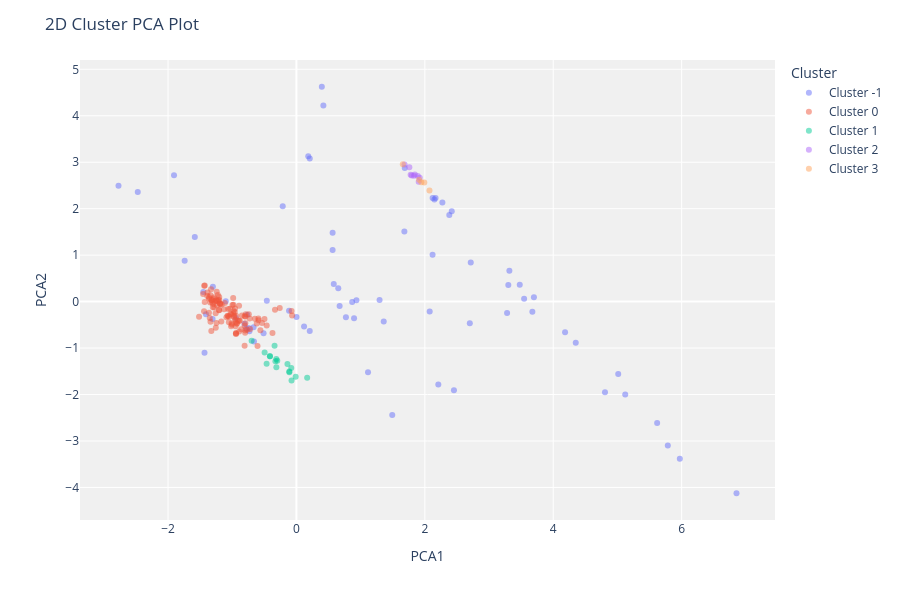
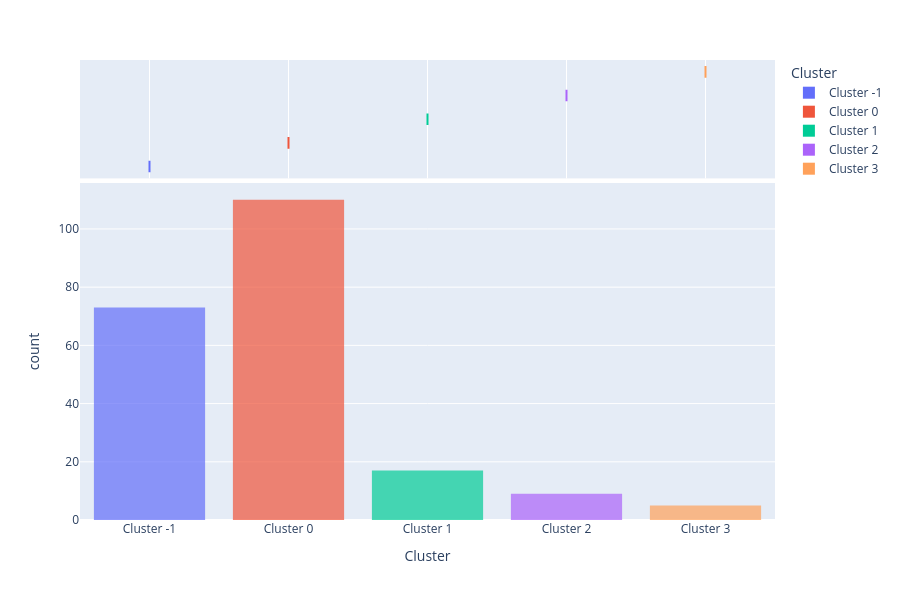

Write notebook code for charts like these, in order.
### Markdown cell above
## 4. Visualization
PyCaret provides easy plotting functions.

### Code cell
# 2D Plot (PCA)
plot_model(dbscan, plot='cluster')

# Distribution Plot
plot_model(dbscan, plot='distribution')

### Figure 1 — Plotly figure (JSON) as saved in the notebook; plotly's stock layout.template omitted (floating-point values rounded to 4 significant figures)
{"data": [{"customdata": [[1.521], [1.522], [1.519], [1.515], [1.522], [1.519], [1.518], [1.518], [1.518], [1.526], [1.522], [1.52], [1.521], [1.521], [1.517], [1.528], [1.527], [1.527], [1.518], [1.522], [1.534], [1.525], [1.524], [1.527], [1.518], [1.517], [1.517], [1.517], [1.514], [1.516], [1.522], [1.518], [1.52], [1.52], [1.516], [1.516], [1.518], [1.515], [1.517], [1.515], [1.516], [1.515], [1.516], [1.516], [1.524], [1.522], [1.518], [1.511], [1.511], [1.52], [1.519], [1.519], [1.513], [1.519], [1.518], [1.519], [1.519], [1.521], [1.521], [1.52], [1.513], [1.513], [1.524], [1.517], [1.516], [1.531], [1.519], [1.519], [1.52], [1.518], [1.518], [1.52], [1.519]], "hovertemplate": "Cluster=Cluster -1<br>PCA1=%{x}<br>PCA2=%{y}<br>Feature=%{customdata[0]}<extra></extra>", "legendgroup": "Cluster -1", "marker": {"color": "#636efa", "opacity": 0.5, "symbol": "circle"}, "mode": "markers", "name": "Cluster -1", "orientation": "v", "showlegend": true, "textposition": "top center", "type": "scatter", "x": [-1.431, 2.21, 1.36, -1.906, -0.6617, -0.668, -0.7315, -0.9438, -1.409, 5.012, 2.701, 2.076, 0.8681, 0.8978, -1.45, 5.619, 5.972, 5.785, 3.3, 3.699, 6.855, 4.806, 1.115, 1.493, 0.2074, 0.1193, -0.4613, -0.5116, -1.583, -1.301, 2.454, -1.306, 3.675, 3.547, 2.274, 2.419, 0.4195, 1.687, 1.682, 2.167, 2.381, 2.149, 2.122, 0.5637, 0.5639, 0.9343, -2.471, -2.771, 0.3958, 3.479, 3.317, 2.121, -0.2133, 0.6517, 0.5815, 0.7708, 0.673, 3.281, 1.295, 4.351, 0.1842, 0.2076, 4.184, 2.715, -1.741, 5.121, -0.8083, -0.7808, -0.7436, 0.001727, -0.115, -0.7658, -1.101], "xaxis": "x", "y": [-1.102, -1.783, -0.4284, 2.719, -0.857, -0.5544, -0.6366, -0.3549, -0.27, -1.558, -0.4675, -0.2131, -0.008918, -0.3566, 0.2046, -2.612, -3.383, -3.096, 0.3589, 0.09257, -4.125, -1.953, -1.523, -2.44, -0.6317, -0.5362, 0.01989, -0.6823, 1.39, 0.318, -1.908, -0.3768, -0.2192, 0.05967, 2.131, 1.942, 4.221, 2.878, 1.509, 2.229, 1.864, 2.197, 2.23, 1.113, 1.48, 0.03126, 2.359, 2.492, 4.624, 0.3637, 0.6623, 1.01, 2.055, 0.2863, 0.3771, -0.3345, -0.0965, -0.2432, 0.0333, -0.8833, 3.129, 3.081, -0.6593, 0.8404, 0.8785, -2.0, -0.474, -0.5853, -0.57, -0.3315, -0.1989, -0.285, 0.009139], "yaxis": "y"}, {"customdata": [[1.517], [1.516], [1.517], [1.516], [1.518], [1.518], [1.517], [1.517], [1.517], [1.517], [1.517], [1.516], [1.517], [1.517], [1.518], [1.518], [1.518], [1.518], [1.518], [1.518], [1.518], [1.518], [1.523], [1.519], [1.517], [1.516], [1.517], [1.518], [1.517], [1.518], [1.517], [1.518], [1.518], [1.517], [1.518], [1.518], [1.518], [1.517], [1.519], [1.518], [1.518], [1.516], [1.519], [1.518], [1.518], [1.518], [1.518], [1.518], [1.518], [1.517], [1.516], [1.517], [1.518], [1.519], [1.522], [1.519], [1.516], [1.518], [1.516], [1.516], [1.516], [1.516], [1.516], [1.516], [1.516], [1.516], [1.516], [1.516], [1.516], [1.516], [1.516], [1.516], [1.516], [1.516], [1.516], [1.516], [1.517], [1.518], [1.516], [1.518], [1.517], [1.517], [1.516], [1.519], [1.517], [1.517], [1.517], [1.518], [1.517], [1.517], [1.516], [1.518], [1.518], [1.518], [1.519], [1.516], [1.518], [1.519], [1.518], [1.518], [1.518], [1.512], [1.518], [1.518], [1.517], [1.518], [1.518], [1.518], [1.519], [1.518]], "hovertemplate": "Cluster=Cluster 0<br>PCA1=%{x}<br>PCA2=%{y}<br>Feature=%{customdata[0]}<extra></extra>", "legendgroup": "Cluster 0", "marker": {"color": "#EF553B", "opacity": 0.5, "symbol": "circle"}, "mode": "markers", "name": "Cluster 0", "orientation": "v", "showlegend": true, "textposition": "top center", "type": "scatter", "x": [-0.956, -0.9416, -1.017, -1.063, -0.7703, -0.9425, -0.4977, -1.114, -1.127, -1.32, -1.215, -1.2, -1.361, -1.28, -1.245, -1.256, -1.439, -0.7959, -1.516, -0.7901, -1.018, -0.7218, -0.5894, -1.09, -1.064, -0.9818, -0.983, -0.9486, -0.8913, -0.9307, -0.9775, -0.9555, -0.9594, -0.9697, -0.9262, -0.9366, -0.8601, -0.9137, -0.5615, -0.8826, -0.7983, -0.8488, -0.7291, -0.8067, -1.049, -0.4632, -0.592, -0.648, -1.011, -0.7418, -0.8068, -0.799, -0.8895, -0.6178, -1.052, -1.004, -1.034, -0.8069, -1.195, -1.187, -1.202, -1.223, -1.165, -1.251, -1.247, -1.329, -1.282, -0.8934, -1.295, -1.297, -1.319, -1.361, -1.389, -1.385, -1.454, -1.302, -1.312, -1.258, -1.427, -1.437, -1.237, -0.948, -0.9854, -0.7949, -1.241, -1.223, -1.276, -1.17, -1.338, -1.344, -1.188, -1.339, -1.35, -1.325, -1.362, -0.9961, -1.074, -0.373, -0.06701, -1.203, -0.0754, -1.028, -0.974, -1.429, -0.2601, -0.3341, -1.205, -0.6058, -0.5367, -0.9392], "xaxis": "x", "y": [-0.1486, -0.6968, -0.2696, -0.1586, -0.6078, -0.6868, -0.3724, -0.02855, -0.1639, 0.02956, 0.02876, 0.03232, 0.09274, -0.1263, -0.4593, -0.5653, -0.209, -0.4676, -0.3264, -0.2728, -0.5304, -0.5921, -0.4005, -0.3346, -0.3114, -0.07001, -0.2565, -0.4409, -0.6415, -0.4713, -0.2045, -0.3872, -0.2256, -0.3073, -0.4723, -0.3098, -0.596, -0.4087, -0.619, -0.4133, -0.6229, -0.2992, -0.3655, -0.5154, -0.3242, -0.5136, -0.3616, -0.371, -0.4685, -0.2735, -0.3167, -0.6711, -0.4115, -0.4693, -0.4448, -0.4984, -0.1525, -0.9513, -0.0367, -0.05732, 0.09767, 0.1398, -0.06268, 0.02792, 0.02062, 0.2683, 0.09487, -0.09162, 0.06079, -0.05049, 0.03464, 0.06365, 0.1205, 0.1986, 0.1629, -0.1224, -0.0184, -0.2491, 0.3457, 0.3436, -0.07808, -0.5293, 0.07598, -0.3203, 0.2109, 0.007164, -0.004992, -0.4264, 0.1388, -0.0188, -0.04864, -0.4337, -0.3554, -0.6303, -0.241, -0.0731, -0.3049, -0.6748, -0.2977, -0.1817, -0.2005, -0.2697, -0.331, -0.006589, -0.1401, -0.173, -0.1846, -0.9552, -0.4587, -0.678], "yaxis": "y"}, {"customdata": [[1.522], [1.522], [1.522], [1.522], [1.523], [1.522], [1.522], [1.522], [1.523], [1.522], [1.521], [1.522], [1.527], [1.521], [1.522], [1.521], [1.522]], "hovertemplate": "Cluster=Cluster 1<br>PCA1=%{x}<br>PCA2=%{y}<br>Feature=%{customdata[0]}<extra></extra>", "legendgroup": "Cluster 1", "marker": {"color": "#00cc96", "opacity": 0.5, "symbol": "circle"}, "mode": "markers", "name": "Cluster 1", "orientation": "v", "showlegend": true, "textposition": "top center", "type": "scatter", "x": [-0.1102, -0.4125, -0.111, -0.08035, 0.1672, -0.3274, -0.2982, -0.6976, -0.01181, -0.4644, -0.3129, -0.4125, -0.1397, -0.4955, -0.3127, -0.3404, -0.07611], "xaxis": "x", "y": [-1.523, -1.176, -1.504, -1.43, -1.641, -1.285, -1.274, -0.8406, -1.618, -1.338, -1.233, -1.176, -1.341, -1.097, -1.415, -0.9511, -1.698], "yaxis": "y"}, {"customdata": [[1.517], [1.521], [1.517], [1.516], [1.517], [1.517], [1.517], [1.517], [1.517]], "hovertemplate": "Cluster=Cluster 2<br>PCA1=%{x}<br>PCA2=%{y}<br>Feature=%{customdata[0]}<extra></extra>", "legendgroup": "Cluster 2", "marker": {"color": "#ab63fa", "opacity": 0.5, "symbol": "circle"}, "mode": "markers", "name": "Cluster 2", "orientation": "v", "showlegend": true, "textposition": "top center", "type": "scatter", "x": [1.845, 1.779, 1.759, 1.921, 1.891, 1.684, 1.796, 1.831, 1.905], "xaxis": "x", "y": [2.736, 2.731, 2.891, 2.664, 2.701, 2.953, 2.715, 2.709, 2.579], "yaxis": "y"}, {"customdata": [[1.515], [1.516], [1.517], [1.516], [1.516]], "hovertemplate": "Cluster=Cluster 3<br>PCA1=%{x}<br>PCA2=%{y}<br>Feature=%{customdata[0]}<extra></extra>", "legendgroup": "Cluster 3", "marker": {"color": "#FFA15A", "opacity": 0.5, "symbol": "circle"}, "mode": "markers", "name": "Cluster 3", "orientation": "v", "showlegend": true, "textposition": "top center", "type": "scatter", "x": [1.657, 1.992, 2.072, 1.946, 1.911], "xaxis": "x", "y": [2.957, 2.562, 2.389, 2.57, 2.625], "yaxis": "y"}], "layout": {"height": 600, "legend": {"title": {"text": "Cluster"}, "tracegroupgap": 0}, "margin": {"t": 60}, "plot_bgcolor": "rgb(240,240,240)", "title": {"text": "2D Cluster PCA Plot"}, "xaxis": {"anchor": "y", "domain": [0, 1], "title": {"text": "PCA1"}}, "yaxis": {"anchor": "x", "domain": [0, 1], "title": {"text": "PCA2"}}}}

### Figure 2 — Plotly figure (JSON) as saved in the notebook; plotly's stock layout.template omitted (floating-point values rounded to 4 significant figures; data arrays with more than 128 entries replaced by an {"elided": "..."} marker saying what was removed)
{"data": [{"bingroup": "x", "hovertemplate": "Cluster=%{x}<br>count=%{y}<extra></extra>", "legendgroup": "Cluster -1", "marker": {"color": "#636efa", "opacity": 0.7, "pattern": {"shape": ""}}, "name": "Cluster -1", "orientation": "v", "showlegend": true, "type": "histogram", "x": ["Cluster -1", "Cluster -1", "Cluster -1", "Cluster -1", "Cluster -1", "Cluster -1", "Cluster -1", "Cluster -1", "Cluster -1", "Cluster -1", "Cluster -1", "Cluster -1", "Cluster -1", "Cluster -1", "Cluster -1", "Cluster -1", "Cluster -1", "Cluster -1", "Cluster -1", "Cluster -1", "Cluster -1", "Cluster -1", "Cluster -1", "Cluster -1", "Cluster -1", "Cluster -1", "Cluster -1", "Cluster -1", "Cluster -1", "Cluster -1", "Cluster -1", "Cluster -1", "Cluster -1", "Cluster -1", "Cluster -1", "Cluster -1", "Cluster -1", "Cluster -1", "Cluster -1", "Cluster -1", "Cluster -1", "Cluster -1", "Cluster -1", "Cluster -1", "Cluster -1", "Cluster -1", "Cluster -1", "Cluster -1", "Cluster -1", "Cluster -1", "Cluster -1", "Cluster -1", "Cluster -1", "Cluster -1", "Cluster -1", "Cluster -1", "Cluster -1", "Cluster -1", "Cluster -1", "Cluster -1", "Cluster -1", "Cluster -1", "Cluster -1", "Cluster -1", "Cluster -1", "Cluster -1", "Cluster -1", "Cluster -1", "Cluster -1", "Cluster -1", "Cluster -1", "Cluster -1", "Cluster -1"], "xaxis": "x", "yaxis": "y"}, {"customdata": {"elided": "73x9 float values"}, "hovertemplate": "Cluster=%{x}<br>RI=%{customdata[0]}<br>Na=%{customdata[1]}<br>Mg=%{customdata[2]}<br>Al=%{customdata[3]}<br>Si=%{customdata[4]}<br>K=%{customdata[5]}<br>Ca=%{customdata[6]}<br>Ba=%{customdata[7]}<br>Fe=%{customdata[8]}<extra></extra>", "legendgroup": "Cluster -1", "marker": {"color": "#636efa"}, "name": "Cluster -1", "notched": true, "showlegend": false, "type": "box", "x": ["Cluster -1", "Cluster -1", "Cluster -1", "Cluster -1", "Cluster -1", "Cluster -1", "Cluster -1", "Cluster -1", "Cluster -1", "Cluster -1", "Cluster -1", "Cluster -1", "Cluster -1", "Cluster -1", "Cluster -1", "Cluster -1", "Cluster -1", "Cluster -1", "Cluster -1", "Cluster -1", "Cluster -1", "Cluster -1", "Cluster -1", "Cluster -1", "Cluster -1", "Cluster -1", "Cluster -1", "Cluster -1", "Cluster -1", "Cluster -1", "Cluster -1", "Cluster -1", "Cluster -1", "Cluster -1", "Cluster -1", "Cluster -1", "Cluster -1", "Cluster -1", "Cluster -1", "Cluster -1", "Cluster -1", "Cluster -1", "Cluster -1", "Cluster -1", "Cluster -1", "Cluster -1", "Cluster -1", "Cluster -1", "Cluster -1", "Cluster -1", "Cluster -1", "Cluster -1", "Cluster -1", "Cluster -1", "Cluster -1", "Cluster -1", "Cluster -1", "Cluster -1", "Cluster -1", "Cluster -1", "Cluster -1", "Cluster -1", "Cluster -1", "Cluster -1", "Cluster -1", "Cluster -1", "Cluster -1", "Cluster -1", "Cluster -1", "Cluster -1", "Cluster -1", "Cluster -1", "Cluster -1"], "xaxis": "x2", "yaxis": "y2"}, {"bingroup": "x", "hovertemplate": "Cluster=%{x}<br>count=%{y}<extra></extra>", "legendgroup": "Cluster 0", "marker": {"color": "#EF553B", "opacity": 0.7, "pattern": {"shape": ""}}, "name": "Cluster 0", "orientation": "v", "showlegend": true, "type": "histogram", "x": ["Cluster 0", "Cluster 0", "Cluster 0", "Cluster 0", "Cluster 0", "Cluster 0", "Cluster 0", "Cluster 0", "Cluster 0", "Cluster 0", "Cluster 0", "Cluster 0", "Cluster 0", "Cluster 0", "Cluster 0", "Cluster 0", "Cluster 0", "Cluster 0", "Cluster 0", "Cluster 0", "Cluster 0", "Cluster 0", "Cluster 0", "Cluster 0", "Cluster 0", "Cluster 0", "Cluster 0", "Cluster 0", "Cluster 0", "Cluster 0", "Cluster 0", "Cluster 0", "Cluster 0", "Cluster 0", "Cluster 0", "Cluster 0", "Cluster 0", "Cluster 0", "Cluster 0", "Cluster 0", "Cluster 0", "Cluster 0", "Cluster 0", "Cluster 0", "Cluster 0", "Cluster 0", "Cluster 0", "Cluster 0", "Cluster 0", "Cluster 0", "Cluster 0", "Cluster 0", "Cluster 0", "Cluster 0", "Cluster 0", "Cluster 0", "Cluster 0", "Cluster 0", "Cluster 0", "Cluster 0", "Cluster 0", "Cluster 0", "Cluster 0", "Cluster 0", "Cluster 0", "Cluster 0", "Cluster 0", "Cluster 0", "Cluster 0", "Cluster 0", "Cluster 0", "Cluster 0", "Cluster 0", "Cluster 0", "Cluster 0", "Cluster 0", "Cluster 0", "Cluster 0", "Cluster 0", "Cluster 0", "Cluster 0", "Cluster 0", "Cluster 0", "Cluster 0", "Cluster 0", "Cluster 0", "Cluster 0", "Cluster 0", "Cluster 0", "Cluster 0", "Cluster 0", "Cluster 0", "Cluster 0", "Cluster 0", "Cluster 0", "Cluster 0", "Cluster 0", "Cluster 0", "Cluster 0", "Cluster 0", "Cluster 0", "Cluster 0", "Cluster 0", "Cluster 0", "Cluster 0", "Cluster 0", "Cluster 0", "Cluster 0", "Cluster 0", "Cluster 0"], "xaxis": "x", "yaxis": "y"}, {"customdata": {"elided": "110x9 float values"}, "hovertemplate": "Cluster=%{x}<br>RI=%{customdata[0]}<br>Na=%{customdata[1]}<br>Mg=%{customdata[2]}<br>Al=%{customdata[3]}<br>Si=%{customdata[4]}<br>K=%{customdata[5]}<br>Ca=%{customdata[6]}<br>Ba=%{customdata[7]}<br>Fe=%{customdata[8]}<extra></extra>", "legendgroup": "Cluster 0", "marker": {"color": "#EF553B"}, "name": "Cluster 0", "notched": true, "showlegend": false, "type": "box", "x": ["Cluster 0", "Cluster 0", "Cluster 0", "Cluster 0", "Cluster 0", "Cluster 0", "Cluster 0", "Cluster 0", "Cluster 0", "Cluster 0", "Cluster 0", "Cluster 0", "Cluster 0", "Cluster 0", "Cluster 0", "Cluster 0", "Cluster 0", "Cluster 0", "Cluster 0", "Cluster 0", "Cluster 0", "Cluster 0", "Cluster 0", "Cluster 0", "Cluster 0", "Cluster 0", "Cluster 0", "Cluster 0", "Cluster 0", "Cluster 0", "Cluster 0", "Cluster 0", "Cluster 0", "Cluster 0", "Cluster 0", "Cluster 0", "Cluster 0", "Cluster 0", "Cluster 0", "Cluster 0", "Cluster 0", "Cluster 0", "Cluster 0", "Cluster 0", "Cluster 0", "Cluster 0", "Cluster 0", "Cluster 0", "Cluster 0", "Cluster 0", "Cluster 0", "Cluster 0", "Cluster 0", "Cluster 0", "Cluster 0", "Cluster 0", "Cluster 0", "Cluster 0", "Cluster 0", "Cluster 0", "Cluster 0", "Cluster 0", "Cluster 0", "Cluster 0", "Cluster 0", "Cluster 0", "Cluster 0", "Cluster 0", "Cluster 0", "Cluster 0", "Cluster 0", "Cluster 0", "Cluster 0", "Cluster 0", "Cluster 0", "Cluster 0", "Cluster 0", "Cluster 0", "Cluster 0", "Cluster 0", "Cluster 0", "Cluster 0", "Cluster 0", "Cluster 0", "Cluster 0", "Cluster 0", "Cluster 0", "Cluster 0", "Cluster 0", "Cluster 0", "Cluster 0", "Cluster 0", "Cluster 0", "Cluster 0", "Cluster 0", "Cluster 0", "Cluster 0", "Cluster 0", "Cluster 0", "Cluster 0", "Cluster 0", "Cluster 0", "Cluster 0", "Cluster 0", "Cluster 0", "Cluster 0", "Cluster 0", "Cluster 0", "Cluster 0", "Cluster 0"], "xaxis": "x2", "yaxis": "y2"}, {"bingroup": "x", "hovertemplate": "Cluster=%{x}<br>count=%{y}<extra></extra>", "legendgroup": "Cluster 1", "marker": {"color": "#00cc96", "opacity": 0.7, "pattern": {"shape": ""}}, "name": "Cluster 1", "orientation": "v", "showlegend": true, "type": "histogram", "x": ["Cluster 1", "Cluster 1", "Cluster 1", "Cluster 1", "Cluster 1", "Cluster 1", "Cluster 1", "Cluster 1", "Cluster 1", "Cluster 1", "Cluster 1", "Cluster 1", "Cluster 1", "Cluster 1", "Cluster 1", "Cluster 1", "Cluster 1"], "xaxis": "x", "yaxis": "y"}, {"customdata": {"elided": "17x9 float values"}, "hovertemplate": "Cluster=%{x}<br>RI=%{customdata[0]}<br>Na=%{customdata[1]}<br>Mg=%{customdata[2]}<br>Al=%{customdata[3]}<br>Si=%{customdata[4]}<br>K=%{customdata[5]}<br>Ca=%{customdata[6]}<br>Ba=%{customdata[7]}<br>Fe=%{customdata[8]}<extra></extra>", "legendgroup": "Cluster 1", "marker": {"color": "#00cc96"}, "name": "Cluster 1", "notched": true, "showlegend": false, "type": "box", "x": ["Cluster 1", "Cluster 1", "Cluster 1", "Cluster 1", "Cluster 1", "Cluster 1", "Cluster 1", "Cluster 1", "Cluster 1", "Cluster 1", "Cluster 1", "Cluster 1", "Cluster 1", "Cluster 1", "Cluster 1", "Cluster 1", "Cluster 1"], "xaxis": "x2", "yaxis": "y2"}, {"bingroup": "x", "hovertemplate": "Cluster=%{x}<br>count=%{y}<extra></extra>", "legendgroup": "Cluster 2", "marker": {"color": "#ab63fa", "opacity": 0.7, "pattern": {"shape": ""}}, "name": "Cluster 2", "orientation": "v", "showlegend": true, "type": "histogram", "x": ["Cluster 2", "Cluster 2", "Cluster 2", "Cluster 2", "Cluster 2", "Cluster 2", "Cluster 2", "Cluster 2", "Cluster 2"], "xaxis": "x", "yaxis": "y"}, {"customdata": [[1.517, 14.75, 0.0, 2.0, 73.02, 0.0, 8.53, 1.59, 0.08], [1.521, 14.36, 0.0, 2.02, 73.42, 0.0, 8.44, 1.64, 0.0], [1.517, 14.92, 0.0, 1.99, 73.06, 0.0, 8.4, 1.59, 0.0], [1.516, 14.94, 0.0, 1.87, 73.11, 0.0, 8.67, 1.38, 0.0], [1.517, 14.95, 0.0, 1.8, 72.99, 0.0, 8.61, 1.55, 0.0], [1.517, 14.8, 0.0, 1.99, 73.11, 0.0, 8.28, 1.71, 0.0], [1.517, 14.38, 0.0, 1.94, 73.61, 0.0, 8.48, 1.57, 0.0], [1.517, 14.56, 0.0, 1.98, 73.29, 0.0, 8.52, 1.57, 0.07], [1.517, 14.23, 0.0, 2.08, 73.36, 0.0, 8.62, 1.67, 0.0]], "hovertemplate": "Cluster=%{x}<br>RI=%{customdata[0]}<br>Na=%{customdata[1]}<br>Mg=%{customdata[2]}<br>Al=%{customdata[3]}<br>Si=%{customdata[4]}<br>K=%{customdata[5]}<br>Ca=%{customdata[6]}<br>Ba=%{customdata[7]}<br>Fe=%{customdata[8]}<extra></extra>", "legendgroup": "Cluster 2", "marker": {"color": "#ab63fa"}, "name": "Cluster 2", "notched": true, "showlegend": false, "type": "box", "x": ["Cluster 2", "Cluster 2", "Cluster 2", "Cluster 2", "Cluster 2", "Cluster 2", "Cluster 2", "Cluster 2", "Cluster 2"], "xaxis": "x2", "yaxis": "y2"}, {"bingroup": "x", "hovertemplate": "Cluster=%{x}<br>count=%{y}<extra></extra>", "legendgroup": "Cluster 3", "marker": {"color": "#FFA15A", "opacity": 0.7, "pattern": {"shape": ""}}, "name": "Cluster 3", "orientation": "v", "showlegend": true, "type": "histogram", "x": ["Cluster 3", "Cluster 3", "Cluster 3", "Cluster 3", "Cluster 3"], "xaxis": "x", "yaxis": "y"}, {"customdata": [[1.515, 15.15, 0.0, 2.25, 73.5, 0.0, 8.34, 0.63, 0.0], [1.516, 15.01, 0.0, 2.51, 73.05, 0.05, 8.83, 0.53, 0.0], [1.517, 14.7, 0.0, 2.34, 73.28, 0.0, 8.95, 0.66, 0.0], [1.516, 14.85, 0.0, 2.38, 73.28, 0.0, 8.76, 0.64, 0.09], [1.516, 14.95, 0.0, 2.27, 73.3, 0.0, 8.71, 0.67, 0.0]], "hovertemplate": "Cluster=%{x}<br>RI=%{customdata[0]}<br>Na=%{customdata[1]}<br>Mg=%{customdata[2]}<br>Al=%{customdata[3]}<br>Si=%{customdata[4]}<br>K=%{customdata[5]}<br>Ca=%{customdata[6]}<br>Ba=%{customdata[7]}<br>Fe=%{customdata[8]}<extra></extra>", "legendgroup": "Cluster 3", "marker": {"color": "#FFA15A"}, "name": "Cluster 3", "notched": true, "showlegend": false, "type": "box", "x": ["Cluster 3", "Cluster 3", "Cluster 3", "Cluster 3", "Cluster 3"], "xaxis": "x2", "yaxis": "y2"}], "layout": {"barmode": "relative", "height": 600, "legend": {"title": {"text": "Cluster"}, "tracegroupgap": 0}, "margin": {"t": 60}, "xaxis": {"anchor": "y", "categoryarray": ["Cluster -1", "Cluster 0", "Cluster 1", "Cluster 2", "Cluster 3"], "categoryorder": "array", "domain": [0, 1], "title": {"text": "Cluster"}}, "xaxis2": {"anchor": "y2", "domain": [0, 1], "matches": "x", "showgrid": true, "showticklabels": false}, "yaxis": {"anchor": "x", "domain": [0, 0.7326], "title": {"text": "count"}}, "yaxis2": {"anchor": "x2", "domain": [0.7426, 1], "matches": "y2", "showgrid": false, "showline": false, "showticklabels": false, "ticks": ""}}}
